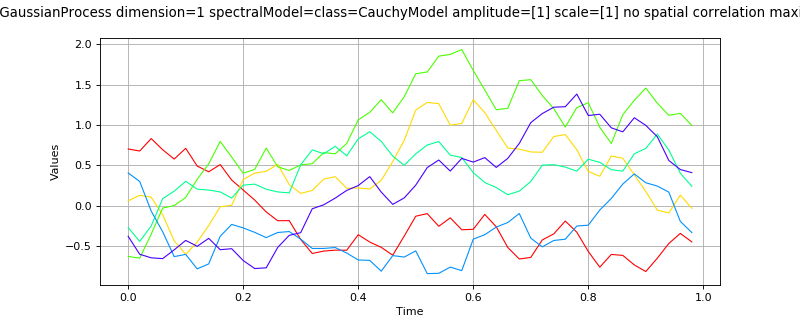

Reproduce this figure in Python.
import openturns as ot
from matplotlib import pyplot as plt
from openturns.viewer import View
process = ot.SpectralGaussianProcess()
process.setTimeGrid(ot.RegularGrid(0.0, 0.02, 50))
process.setDescription(['$x$'])
sample = process.getSample(6)
sample_graph = sample.drawMarginal(0)
fig = plt.figure(figsize=(10, 4))
plt.suptitle(str(process))
sample_axis = fig.add_subplot(111)
View(sample_graph, figure=fig, axes=[sample_axis], add_legend=False)
